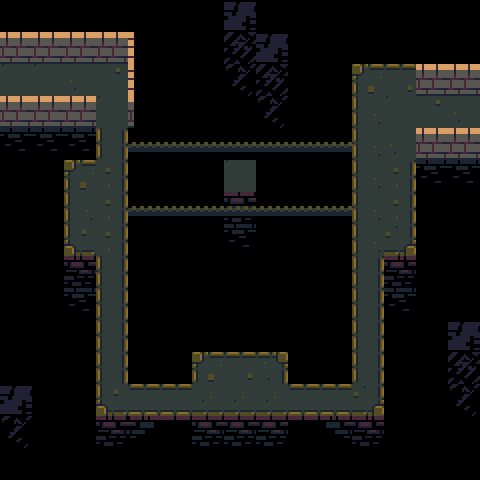

The image is a tile-based game level rendered from a .tmx file. Its description and complete source (layers, tilesets, objects, tile grids) follow:
An orthogonal 15x15 tile map with 32x32 px tiles, 4 tile layers (ground, death, walls, guff), 2 tilesets and 10 objects (3x pressure, 2x connection, 2x platform, 2x door, block).

<map version="1.0" tiledversion="1.0.3" orientation="orthogonal" renderorder="right-down" width="15" height="15" tilewidth="32" tileheight="32" nextobjectid="52">
 <properties>
  <property name="isWind" value="true" />
  <property name="number" value="48" />
 </properties>
 <tileset firstgid="1" source="brown.tsx" />
 <tileset firstgid="101" source="tower-tileset.tsx" />
 <layer name="ground" width="15" height="15">
  <data encoding="csv">
0,0,0,0,0,0,0,0,0,0,0,0,0,0,0,
0,0,0,0,0,0,0,0,0,0,0,0,0,0,0,
0,55,28,37,0,0,0,0,0,0,0,44,45,0,0,
0,0,0,55,0,0,0,0,0,0,0,54,55,37,55,
0,0,0,47,0,0,0,0,0,0,0,54,28,0,0,
0,0,44,56,0,0,0,55,0,0,0,54,56,0,0,
0,0,54,56,0,0,0,0,0,0,0,54,56,0,0,
0,0,64,56,0,0,0,0,0,0,0,54,66,0,0,
0,0,0,47,0,0,0,0,0,0,0,47,0,0,0,
0,0,0,47,0,0,0,0,0,0,0,47,0,0,0,
0,0,0,47,0,0,0,0,0,0,0,47,0,0,0,
0,0,0,47,0,0,44,45,46,0,0,47,0,0,0,
0,0,0,64,57,57,65,65,65,57,57,66,0,0,0,
0,0,0,0,0,0,0,0,0,0,0,0,0,0,0,
0,0,0,0,0,0,0,0,0,0,0,0,0,0,0
</data>
 </layer>
 <layer name="death" width="15" height="15">
  <data encoding="csv">
0,0,0,0,0,0,0,0,0,4,4,4,4,4,0,
0,0,0,0,0,0,0,0,0,4,4,4,4,4,0,
0,0,0,0,0,0,0,0,0,4,4,0,0,0,0,
0,0,0,0,0,0,0,0,0,4,4,0,0,0,0,
89,89,89,0,4,4,4,4,4,4,4,0,0,0,0,
0,4,0,0,4,4,4,0,4,4,4,0,0,89,89,
0,4,0,0,4,4,4,79,4,4,4,0,0,4,4,
0,4,0,0,4,4,4,89,0,4,4,0,0,4,4,
0,4,198,0,4,4,4,0,0,4,4,0,200,4,4,
0,0,89,0,4,4,4,4,4,4,4,0,89,4,4,
0,0,4,0,4,4,4,4,4,4,4,0,4,4,4,
0,0,4,0,4,4,0,0,0,4,4,0,4,4,4,
0,0,4,0,0,0,0,0,0,0,0,0,4,4,4,
0,0,4,198,80,75,79,79,79,75,78,200,4,4,4,
0,0,4,4,4,4,4,4,4,4,4,4,4,4,4
</data>
 </layer>
 <layer name="walls" width="15" height="15">
  <data encoding="csv">
0,0,0,0,0,0,0,0,0,0,0,0,0,0,0,
12,12,12,12,15,0,0,0,0,0,0,0,0,0,0,
55,0,0,0,15,0,0,0,0,0,0,0,0,12,12,
12,12,12,0,21,0,0,0,0,0,0,0,0,0,28,
0,0,0,0,0,0,0,0,0,0,0,0,0,12,12,
0,0,0,0,0,0,0,0,0,0,0,0,0,0,0,
0,0,0,0,0,0,0,0,0,0,0,0,0,0,0,
0,0,0,0,0,0,0,0,0,0,0,0,0,0,0,
0,0,0,0,0,0,0,0,0,0,0,0,0,0,0,
0,0,0,0,0,0,0,0,0,0,0,0,0,0,0,
0,0,0,0,0,0,0,0,0,0,0,0,0,0,0,
0,0,0,0,0,0,0,0,0,0,0,0,0,0,0,
0,0,0,0,0,0,0,0,0,0,0,0,0,0,0,
0,0,0,0,0,0,0,0,0,0,0,0,0,0,0,
0,0,0,0,0,0,0,0,0,0,0,0,0,0,0
</data>
 </layer>
 <layer name="guff" width="15" height="15">
  <data encoding="csv">
0,0,0,0,0,0,0,191,0,0,0,0,0,0,0,
0,0,0,0,0,0,0,192,191,0,0,0,0,0,0,
0,0,0,0,0,0,0,193,192,0,0,0,0,0,0,
0,0,0,0,0,0,0,0,193,0,0,0,0,0,0,
0,0,0,0,170,170,170,170,170,170,170,0,0,0,0,
0,0,0,0,0,0,0,0,0,0,0,0,0,0,0,
0,0,0,0,170,170,170,170,170,170,170,0,0,0,0,
0,0,0,0,0,0,0,0,0,0,0,0,0,0,0,
0,0,0,0,0,0,0,0,0,0,0,0,0,0,0,
0,0,0,0,0,0,0,0,0,0,0,0,0,0,0,
0,0,0,0,0,0,0,0,0,0,0,0,0,0,191,
0,0,0,0,0,0,0,0,0,0,0,0,0,0,192,
191,0,0,0,0,0,0,0,0,0,0,0,0,0,193,
193,0,0,0,0,0,0,0,0,0,0,0,0,0,0,
0,0,0,0,0,0,0,0,0,0,0,0,0,0,0
</data>
 </layer>
 <objectgroup name="objects">
  <object id="9" name="71" type="connection" x="416" y="96" width="32" height="32">
   <properties>
    <property name="dir" value="left" />
    <property name="to" value="110" />
   </properties>
  </object>
  <object id="10" name="72" type="connection" x="32" y="64" width="32" height="32">
   <properties>
    <property name="dir" value="right" />
    <property name="to" value="212" />
   </properties>
  </object>
  <object id="39" type="block" x="320" y="192" width="32" height="32" />
  <object id="43" type="platform" x="320" y="192" width="32" height="32">
   <properties>
    <property name="isActive" value="true" />
    <property name="movex" value="-6" />
    <property name="switch" value="b" />
   </properties>
  </object>
  <object id="44" type="pressure" x="224" y="160" width="32" height="32">
   <properties>
    <property name="switch" value="a" />
   </properties>
  </object>
  <object id="46" type="door" x="160" y="384" width="32" height="32">
   <properties>
    <property name="isOpen" value="false" />
    <property name="switch" value="a" />
   </properties>
  </object>
  <object id="47" type="pressure" x="352" y="192" width="32" height="32">
   <properties>
    <property name="switch" value="b" />
   </properties>
  </object>
  <object id="48" type="door" x="96" y="96" width="32" height="32">
   <properties>
    <property name="isOpen" value="false" />
    <property name="switch" value="b" />
   </properties>
  </object>
  <object id="49" type="platform" x="128" y="128" width="32" height="32">
   <properties>
    <property name="isActive" value="false" />
    <property name="movex" value="6" />
    <property name="switch" value="c" />
   </properties>
  </object>
  <object id="51" type="pressure" x="64" y="192" width="32" height="32">
   <properties>
    <property name="isSwitch" value="true" />
    <property name="switch" value="c" />
   </properties>
  </object>
 </objectgroup>
</map>
